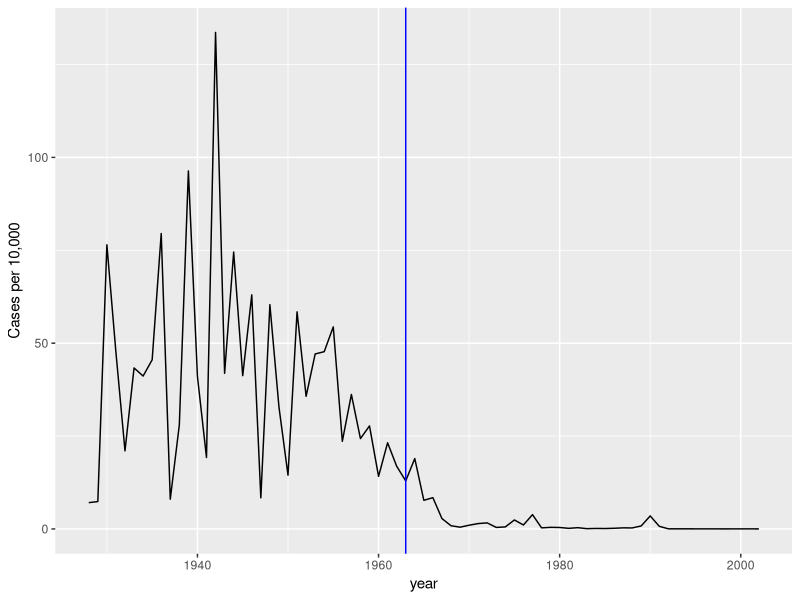
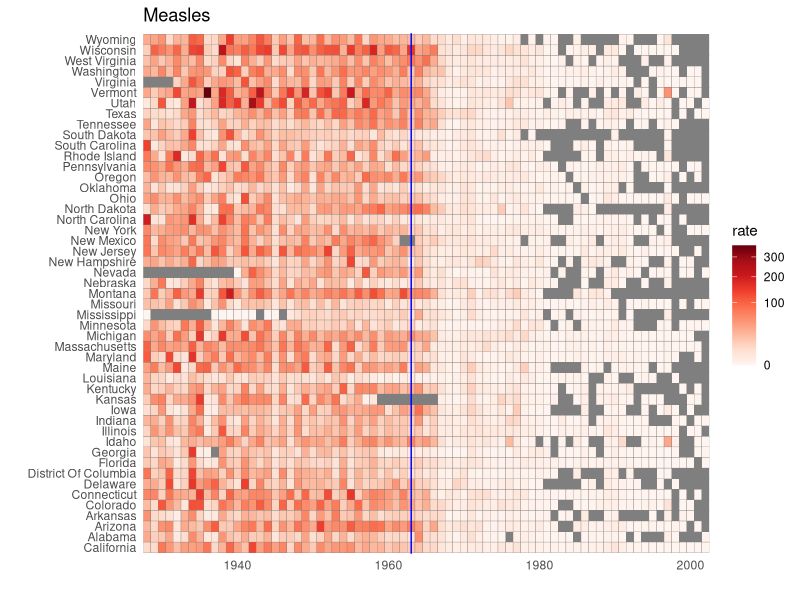
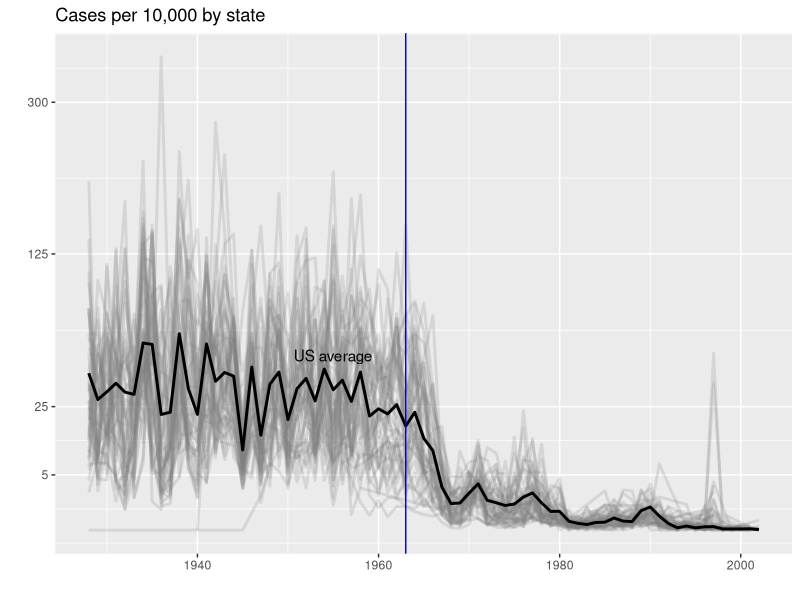

These charts were generated, in order, by the following R code:
# Case study Vaccines
library(tidyverse)
library(dslabs)
data(us_contagious_diseases)
str(us_contagious_diseases)

# assign dat to the per 10,000 rate of measles, removing Alaska and Hawaii and adjusting for weeks reporting
the_disease <- "Measles"
dat <- us_contagious_diseases %>%
  filter(!state %in% c("Hawaii", "Alaska") & disease == the_disease) %>%
  mutate(rate = count / population * 10000 * 52/weeks_reporting) %>%
  mutate(state = reorder(state, rate))

# plot disease rates per year in California
dat %>% filter(state == "California" & !is.na(rate)) %>%
  ggplot(aes(year, rate)) +
  geom_line() +
  ylab("Cases per 10,000") +
  geom_vline(xintercept=1963, col = "blue")

# tile plot of disease rate by state and year
dat %>% ggplot(aes(year, state, fill=rate)) +
  geom_tile(color = "grey50") +
  scale_x_continuous(expand = c(0,0)) +
  scale_fill_gradientn(colors = RColorBrewer::brewer.pal(9, "Reds"), trans = "sqrt") +
  geom_vline(xintercept = 1963, col = "blue") +
  theme_minimal() + theme(panel.grid = element_blank()) +
  ggtitle(the_disease) +
  ylab("") +
  xlab("")

# Code: Line plot of measles rate by year and state

# compute US average measles rate by year
avg <- us_contagious_diseases %>%
  filter(disease == the_disease) %>% group_by(year) %>%
  summarize(us_rate = sum(count, na.rm = TRUE)/sum(population, na.rm = TRUE)*10000)

# make line plot of measles rate by year by state
dat %>%
  filter(!is.na(rate)) %>%
  ggplot() +
  geom_line(aes(year, rate, group = state), color = "grey50", 
            show.legend = FALSE, alpha = 0.2, size = 1) +
  geom_line(mapping = aes(year, us_rate), data = avg, size = 1, col = "black") +
  scale_y_continuous(trans = "sqrt", breaks = c(5, 25, 125, 300)) +
  ggtitle("Cases per 10,000 by state") +
  xlab("") +
  ylab("") +
  geom_text(data = data.frame(x = 1955, y = 50),
            mapping = aes(x, y, label = "US average"), color = "black") +
  geom_vline(xintercept = 1963, col = "blue")
